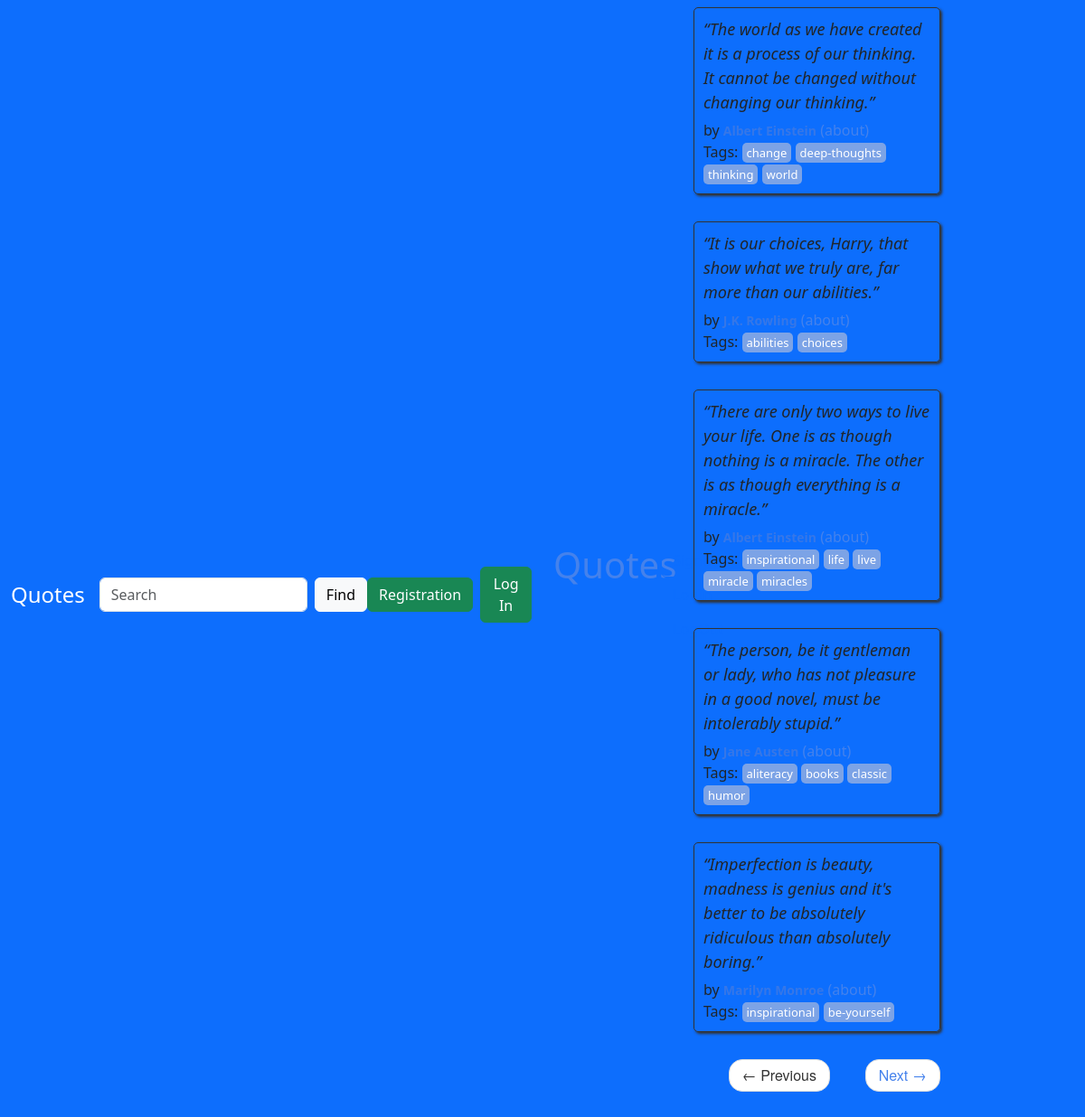
The page / on the database its author committed.
### quotes/models.py (models this page shows, shortened)
class Quote(models.Model):
    quote = models.TextField()
    tags = models.ManyToManyField(Tag)
    author = models.ForeignKey(Author, on_delete=models.CASCADE, default=None, null=True)
    created_at = models.DateTimeField(auto_now_add=True)

class Tag(models.Model):
    name = models.CharField(max_length=40, null=False, unique=True)

### quotes/views.py (the view)
# urls.py: 2. Add a URL to urlpatterns:  path('', views.home, name='home')
def home(request, page=1):
    quotes = Quote.objects.all()
    per_page = 5
    paginator = Paginator(list(quotes), per_page)
    quotes_on_page = paginator.page(page)
    top_tags = Quote.objects.values('tags__name').annotate(quote_count=Count('tags__name')).order_by('-quote_count')[
               :10]
    return render(request, "quotes/index.html", context={"quotes": quotes_on_page, 'top_tags': top_tags})

### quotes/templates/quotes/index.html
{% extends 'quotes/base.html' %}
{% load extract %}
{% block content %}
<div class="row">
    <div class="col-md-8">
        {% for quote in quotes %}
    <div class="quote" itemscope="" itemtype="http://schema.org/CreativeWork">
        <span class="text" itemprop="text">{{quote.quote}}</span>
        <span>by <small class="author" itemprop="author">{{quote.author.fullname}}</small>
            <a href="{% url 'quotes:author_about' quote.author.id %}">(about)</a>
        </span>
            <div class="tags">
                Tags:
                {% for tag in quote.tags.all %}
                <a class="tag" href="{% url 'quotes:find_tag' tag.id %}">{{tag.name}}</a>
                {% endfor %}
            </div>
    </div>
    {% endfor %}
    <nav>
        <ul class="pager">
            <li class="previous">
                <a class="{% if not quotes.has_previous %} disabled {% endif %}"
                   href="{% if quotes.has_previous %} {% url 'quotes:root_paginate' quotes.previous_page_number %} {% else %} # {% endif %}">
                    <span aria-hidden="true">←</span> Previous
                </a>
            </li>
            <li class="next">
                <a class="{% if not quotes.has_next %} disabled {% endif %}"
                   href="{% if quotes.has_previous %} {% url 'quotes:root_paginate' quotes.previous_page_number %} {% else %} # {% endif %}">
                    Next <span aria-hidden="true">→</span>
                </a>
            </li>
        </ul>
    </nav>
    </div>
</div>
{% endblock %}

### quotes/templates/quotes/base.html (shortened to what this page needs)
<!DOCTYPE html>
<html lang="en">
<head>
    <link href="https://cdn.jsdelivr.net/npm/bootstrap@5.3.0/dist/css/bootstrap.min.css" rel="stylesheet"
>
    {% load static %}
    <link rel="stylesheet" href="{% static 'quotes/style.css' %}">
</head>
<body>
<nav class="navbar navbar-expand-lg navbar-dark bg-primary mb-3">
    <div class="container-fluid">
        <a class="navbar-brand" href="/" style="font-size: 1.5rem">Quotes</a>
        <form class="d-flex ms-auto" role="search" method="get" action="{% url 'quotes:search_quotes' %}">
        <input class=" form-control me-2
        " type="search" name="q" placeholder="Search" aria-label="Search">
        <button class="btn btn-light" type="submit">Find</button>
        </form>
        {% if user.is_authenticated %}
        <p class="mb-0 ps-3">Welcome.</p>
        <div class="d-flex justify-content-between align-items-center">
            <a class="btn btn-info me-2" href="{% url 'quotes:add_quote' %}">Add quote</a>
            <a class="btn btn-info me-2" href="{% url 'quotes:add_author' %}">Add author</a>
            <a class="btn btn-info me-2" href="{% url 'quotes:add_tag' %}">Add tag</a>
            <a class="btn btn-info" href="{% url 'users:logout' %}">Log Out</a>
        </div>
        {% else %}
        <div class="d-flex justify-content-between align-items-center">
            <a class="btn btn-success me-2" href="{% url 'users:register' %}">Registration</a>
            <a class="btn btn-success" href="{% url 'users:login' %}">Log In</a>
        </div>
        {% endif %}
    </div>
<div class="container">
        <div class="row header-box pt-3">
            <div class="col-md-8">
                <h1>
                    <a href="/" style="text-decoration: none">Quotes</a>
                </h1>
            </div>
            <div class="col-md-4">
                <p>
                    <a href="{% url 'users:register' %}" class="btn btn-outline-primary">SignUp</a>
                    <a href="{% url 'users:login' %}" class="btn btn-outline-primary">LogIn</a>
                    <a href="{% url 'users:logout' %}" class="btn btn-outline-primary">LogOut</a>
                </p>
            </div>
        </div>
        {% block content %} {% endblock %}
    </div>
</body>
</html>

### quotes/static/quotes/style.css (style rules this page uses)
.quote { padding: 10px; margin-bottom: 30px; border: 1px solid #333333; border-radius: 5px; box-shadow: 2px 2px 3px #333333; }
.quote span.text { display: block; margin-bottom: 5px; font-size: large; font-style: italic; }
* { -webkit-box-sizing: border-box; -moz-box-sizing: border-box; box-sizing: border-box; }
.quote small.author { font-weight: bold; color: #3677E8; }
a { color: #4582ec; text-decoration: none; }
.tag { padding: 2px 5px; border-radius: 5px; color: white; font-size: small; background-color: #7CA3E6; }
.pager { font-family: "Raleway","Helvetica Neue",Helvetica,Arial,sans-serif; }
.pager li>a, .pager li>span { display: inline-block; padding: 5px 14px; background-color: #ffffff; border: 1px solid #dddddd; border-radius: 15px; }
.pager li { display: inline; }
.pager .next>a, .pager .next>span { float: right; }
ul.pager { margin-bottom: 100px; }
.pager { padding-left: 0; margin: 22px 0; list-style: none; text-align: center; }
.disabled { color: #333333; }

### rows shown on the page
Quote: quote "“The world as we have created it is a process of our thinking. It cannot be changed without changing our thinking.”"
Tag: name "change"
Tag: name "deep-thoughts"
Tag: name "thinking"
Tag: name "world"
Quote: quote "“It is our choices, Harry, that show what we truly are, far more than our abilities.”"
Tag: name "abilities"
Tag: name "choices"
Quote: quote "“There are only two ways to live your life. One is as though nothing is a miracle. The other is as though everything is a miracle.”"
Tag: name "inspirational"
Tag: name "life"
Tag: name "live"
Tag: name "miracle"
Tag: name "miracles"
Quote: quote "“The person, be it gentleman or lady, who has not pleasure in a good novel, must be intolerably stupid.”"
Tag: name "aliteracy"
Tag: name "books"
Tag: name "classic"
Tag: name "humor"
Quote: quote "“Imperfection is beauty, madness is genius and it's better to be absolutely ridiculous than absolutely boring.”"
Tag: name "be-yourself"
